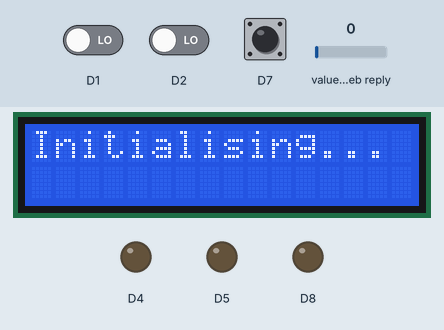
Recording of a sketch running on a simulated Arduino Uno R4 WiFi. Parts: 16×2 character LCD, output pins drawn as LEDs (lit = HIGH). The inputs (shaded band) are chosen by the test bench; at power-on: D7 HIGH, D1 LOW, D2 LOW, value in the web reply 0. WiFi joins after 1.5 s; servers stay silent unless stated; storage starts empty; web services answer with replies made up by the test bench; what the sketch prints to the serial monitor is not drawn.

Above: at 1.1 s.
At 18.9 s:
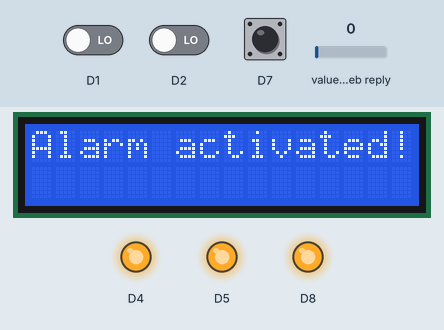
19.0 s: D7 pulled LOW for 3.2 s
At 20.0 s:
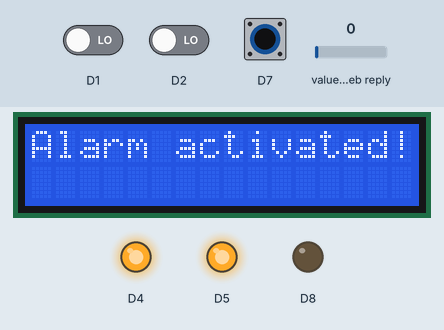
At 22.6 s:
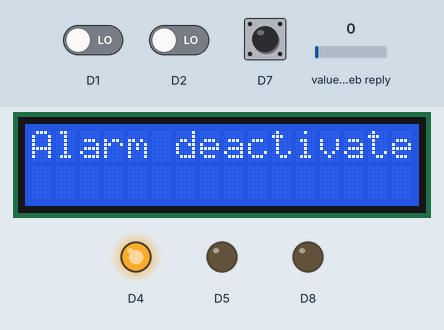
Timing chart, 0 to 24.1 s (numbered marks = the images above; inputs shaded):
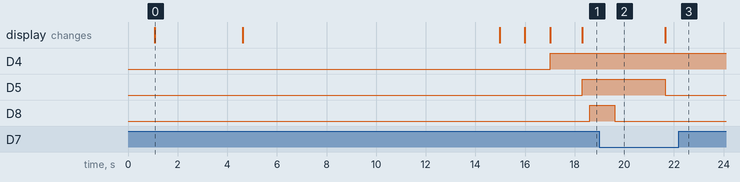

Measured:
- after the input at 19.0 s, D5: HIGH → LOW after 2.6 s; D8: goes on until 19.6 s, then stays LOW
- what the display in image 0 shows lasts 3.5 s, from 1.1 s to 4.6 s

The sketch:

WiFiFireAlarm.ino
```cpp
#include "WiFiFireAlarm.h"
#include "Alarm.h"
#include "Global.h"
#include "WiFiS3.h"

Alarm alarm(Pins::FLAME_SENSOR, Pins::GAS_SENSOR, Pins::BUZZER, Pins::RED_LED);

void setup()
{
  // Start serialisation
  Serial.begin(Config::SERIAL_BAUD_RATE);

  // Pins
  pinMode(Pins::GREEN_LED, OUTPUT);

  // Initialisation
  display.begin();
  display.showStatus(INITIALISING);
  wifiManager.begin();

  // Give the WiFI Manager a chance to initiate properly
  delay(10000);
  thingSpeakManager.begin();
  sdManager.begin();
  display.showStatus(INITIALISED);
  display.clear();
  logger.print("Ready.");
}

void loop()
{
  if (wifiManager.isConnected()) digitalWrite(Pins::GREEN_LED, HIGH);
  alarm.checkAndActivate();
  delay(Config::MAIN_LOOP_DELAY);
}
```

Alarm.cpp
```cpp
#include "Alarm.h"
#include "Global.h"
#include "WiFiFireAlarm.h"

Alarm::Alarm(int flamePin, int gasPin, int buzzerPin, int redLedPin)
    : flamePin(flamePin), gasPin(gasPin), buzzerPin(buzzerPin),
      redLedPin(redLedPin), isActive(false), flameDetected(false), gasDetected(false) {
    pinMode(flamePin, INPUT);
    pinMode(gasPin, INPUT);
    pinMode(buzzerPin, OUTPUT);
    pinMode(redLedPin, OUTPUT);
    pinMode(Pins::BUTTON, INPUT_PULLUP);
}

unsigned long lastThingSpeakFetchTime = 0;
const unsigned long fetchInterval = 15000;

// Default muted and override values
bool fireAlarmOverride = false;
bool isMuted = false;

void Alarm::checkAndActivate() {
  // Read ThingSpeak data every 15 seconds
    unsigned long currentMillis = millis();
    if (currentMillis - lastThingSpeakFetchTime >= fetchInterval) {
        lastThingSpeakFetchTime = currentMillis;
        ThingSpeakData data = wifiManager.retrieveDataFromThingSpeak();

        // Set fields based on data
        isMuted = data.field3.toFloat() == 1.0f;
        fireAlarmOverride = data.field4.toFloat() == 1.0f;
    }

    // Deactivate alarm when button pressed
    if (digitalRead(Pins::BUTTON) == LOW) deactivate();

    if (!isActive) {
        // Set flame and/or gas detected to true if sensor active
        flameDetected = (digitalRead(flamePin) == LOW);
        gasDetected = (digitalRead(gasPin) == LOW);

        // Activate/deactivate from dashboard
        if (fireAlarmOverride) activate();
        else deactivate();

        // Activate/deactivate based on sensor values
        if (flameDetected || gasDetected) activate();
    }

    if (isActive) soundAlarm();
}

void Alarm::activate() {
    // Run when first activated
    if (!isActive) {
        logger.print("Alarm activated!");
        isActive = true;
        digitalWrite(redLedPin, HIGH);

        // Field 1: Flame
        // Field 2: Gas
        // Field 3: Muted
        // Field 4: Active
        // Field 5: Network Status
        thingSpeakManager.sendFields({
          {1, flameDetected ? 1.0f : 0.0f},
          {2, gasDetected ? 1.0f : 0.0f},
          {4, 1.0f},
          {5, 1.0f}
        });
    }
}

void Alarm::deactivate() {
    if (isActive) {
        logger.print("Alarm deactivated.");
        isActive = false;
        flameDetected = false;
        gasDetected = false;

        // Turn off red LED and Buzzer
        digitalWrite(redLedPin, LOW);
        digitalWrite(buzzerPin, LOW);

        // There needs to be fifteen seconds between POST requests for ThingSpeak so a delay 15000ms is set to be safe
        delay(15000);
        thingSpeakManager.sendFields({
            {1, 0.0f},
            {2, 0.0f},
            {4, 0.0f},
            {5, 1.0f}
        });
  }
}

void Alarm::soundAlarm() {
    if (isActive) {
        // If muted activate red flashing lights else activate buzzing alarm
        if (isMuted) {
          digitalWrite(redLedPin, HIGH);
          delay(500);
          digitalWrite(redLedPin, LOW);
          delay(100);
        } else {
          // Make sure red LED is on
          digitalWrite(redLedPin, HIGH);
          digitalWrite(buzzerPin, HIGH);
          delay(1000);
          digitalWrite(buzzerPin, LOW);
          delay(1000);
        }
    }
}
```

Alarm.h
```cpp
#ifndef ALARM_H
#define ALARM_H

class Alarm
{
private:
    const int flamePin;
    const int gasPin;
    const int buzzerPin;
    const int redLedPin;
    bool isActive;
    bool flameDetected;
    bool gasDetected;

    void soundAlarm();

public:
    Alarm(int flamePin, int gasPin, int buzzerPin, int redLedPin);

    void checkAndActivate();
    void activate();
    void deactivate();

    // Helper getter functions
    bool isFlameDetected() const { return flameDetected; }
    bool isGasDetected() const { return gasDetected; }
    bool getAlarmStatus() const { return isActive; }
};

#endif
```

DisplayManager.cpp
```cpp
#include "DisplayManager.h"
#include <Wire.h>

DisplayManager::DisplayManager() : _lcd(0x27, 16, 2) {}

void DisplayManager::begin() {
    Wire.begin();
    _lcd.init();
    _lcd.backlight();
    _lcd.clear();
}

void DisplayManager::clear() {
    delay(1000);
    _lcd.clear();
}

void DisplayManager::showMessage(const char* message, int row) {
    _lcd.clear();
    _lcd.setCursor(0, row);
    _lcd.print(message);
}

void DisplayManager::showValue(float value, int row) {
    _lcd.setCursor(0, row);
    _lcd.print(value);
}

void DisplayManager::showError(const char* error, int errorCode) {
    clear();
    _lcd.setCursor(0, 0);
    _lcd.print("Error: ");
    _lcd.print(error);
    _lcd.setCursor(0, 1);
    _lcd.print("Code: ");
    _lcd.print(errorCode);
}

void DisplayManager::showStatus(DisplayStatus status, float value) {
    clear();
    showMessage(getStatusMessage(status), 0);
    if (value != 0) {
        showValue(value, 1);
    }
}

const char* DisplayManager::getStatusMessage(DisplayStatus status) {
    switch (status) {
        case INITIALISING: return "Initialising...";
        case INITIALISED: return "Initialised";
        default: return "Unknown Status";
    }
}
```

DisplayManager.h
```cpp
#ifndef DISPLAY_MANAGER_H
#define DISPLAY_MANAGER_H

#include <LiquidCrystal_I2C.h>

enum DisplayStatus {
    INITIALISING,
    INITIALISED,
};

class DisplayManager {
private:
    LiquidCrystal_I2C _lcd;

    const char* getStatusMessage(DisplayStatus status);

public:
    DisplayManager();
    void begin();
    void clear();
    void showMessage(const char* message, int row = 0);
    void showValue(float value, int row = 1);
    void showError(const char* error, int errorCode);
    void showStatus(DisplayStatus status, float value = 0);
};

#endif
```

Global.cpp
```cpp
#include "Global.h"

#define CHIP_SELECT_PIN 10

SDCardManager sdManager(CHIP_SELECT_PIN);
DisplayManager display;
WiFiManager wifiManager(Config::WIFI_SSID, Config::WIFI_PASSWORD);
ThingSpeakManager thingSpeakManager(Config::CHANNEL_NUMBER, Config::WRITE_API_KEY, Config::READ_API_KEY, wifiManager);
Logger logger;
```

Global.h
```cpp
#ifndef GLOBAL_H
#define GLOBAL_H

#include "DisplayManager.h"
#include "SDCardManager.h"
#include "WiFiManager.h"
#include "ThingSpeakManager.h"
#include "Logger.h"

extern DisplayManager display;
extern SDCardManager sdManager;
extern WiFiManager wifiManager;
extern ThingSpeakManager thingSpeakManager;
extern Logger logger;

#endif
```

Logger.cpp
```cpp
#include <Arduino.h>
#include "Logger.h"
#include "Global.h"

Logger::Logger() {}

void Logger::print(const char* logMessage) {
    Serial.println(logMessage);
    display.showMessage(logMessage, 0);
    sdManager.writeLog("LOG.txt", logMessage);
}
```

Logger.h
```cpp
#ifndef LOGGER_H
#define LOGGER_H

#include <Arduino.h>

class Logger {
public:
    Logger();
    void print(const char* logMessage);
};

#endif
```

SDCardManager.cpp
```cpp
#include "SDCardManager.h"
#include "Global.h"

SDCardManager::SDCardManager(uint8_t chipSelectPin) : _chipSelectPin(chipSelectPin) {}

void SDCardManager::begin() {
   if (SD.begin(_chipSelectPin)) logger.print("SD card initialised.");
   else logger.print("SD card initialisation failed.");
}

bool SDCardManager::writeLog(const char* filename, const String& logMessage) {
    File file = SD.open(filename, FILE_WRITE);
    if (!file) {
        return false;
    }

    // Time in milliseconds since startup
    unsigned long currentTime = millis();
    String logWithTime = String("[") + currentTime + "] " + logMessage;

    file.println(logWithTime);
    file.close();
    return true;
}

String SDCardManager::readLog(const char* filename) {
    File file = SD.open(filename, FILE_READ);
    if (!file) {
        return "";
    }

    String content = "";
    while (file.available()) {
        content += char(file.read());
    }
    file.close();
    return content;
}
```

SDCardManager.h
```cpp
#ifndef SDCARDMANAGER_H
#define SDCARDMANAGER_H

#include <SD.h>
#include <SPI.h>

class SDCardManager {
private:
    uint8_t _chipSelectPin;

public:
    SDCardManager(uint8_t chipSelectPin);

    void begin();
    bool writeLog(const char* filename, const String& logMessage);
    String readLog(const char* filename);
};

#endif
```

ThingSpeakManager.cpp
```cpp
#include "ThingSpeakManager.h"
#include "Global.h"

ThingSpeakManager::ThingSpeakManager(unsigned long channelNumber, const char* writeAPIKey, const char* readAPIKey, WiFiManager& wifiManager)
    : _channelNumber(channelNumber),
      _writeAPIKey(writeAPIKey),
      _readAPIKey(readAPIKey),
      _wifiManager(wifiManager) {}

void ThingSpeakManager::begin() {
    if (_wifiManager.isConnected()) {
        Serial.println("Initialising ThingSpeak...");
        ThingSpeak.begin(_wifiManager.getClient());
        Serial.println("ThingSpeak initialised.");

        // Set network status to 1 when initialised
        thingSpeakManager.sendFields({{5, 1.0f}});
    } else {
        Serial.println("WiFi is not connected. Cannot initialise ThingSpeak.");
    }
}

void ThingSpeakManager::sendFields(const std::map<int, float>& fields) {
    for (const auto& field : fields) {
        ThingSpeak.setField(field.first, field.second);
    }
   ThingSpeak.writeFields(_channelNumber, _writeAPIKey);
}

float ThingSpeakManager::readField(int fieldNumber) {
    float value = ThingSpeak.readFloatField(_channelNumber, fieldNumber);
    return value;
}
```

ThingSpeakManager.h
```cpp
#pragma once
#include "Arduino.h"
#include "ThingSpeak.h"
#include "WiFiFireAlarm.h"
#include "WiFiManager.h"
#include <map>

class ThingSpeakManager {
private:
    unsigned long _channelNumber;
    const char* _writeAPIKey;
    const char* _readAPIKey;
    WiFiManager& _wifiManager;

public:
    ThingSpeakManager(unsigned long channelNumber, const char* writeAPIKey, const char* readAPIKey, WiFiManager& wifiManager);
    void begin();
    void sendFields(const std::map<int, float>& fields);
    float readField(int fieldNumber);
};
```

WiFiFireAlarm.h
```cpp
#ifndef WIFI_FIRE_ALARM_H
#define WIFI_FIRE_ALARM_H

#include <Arduino.h>

namespace Pins
{
    const int FLAME_SENSOR = 1;
    const int GAS_SENSOR = 2;
    const int BUZZER = 8;
    const int RED_LED = 5;
    const int GREEN_LED = 4;
    const int BUTTON = 7;
}

namespace Config
{
    static const char *WIFI_SSID = "";
    static const char *WIFI_PASSWORD = "";
    static unsigned long CHANNEL_NUMBER = 2762893;
    static const char *READ_API_KEY = "";
    static const char *WRITE_API_KEY = "";
    const int SERIAL_BAUD_RATE = 9600;
    const int WIFI_MAX_ATTEMPTS = 10;
    const int INITIAL_BLINK_DURATION = 2000;
    const int ALARM_SOUND_DURATION = 500;
    const int MAIN_LOOP_DELAY = 1000;
}

#endif
```

WiFiManager.cpp
```cpp
#include "WiFiManager.h"
#include <ArduinoJson.h>
#include "Global.h"

WiFiManager::WiFiManager(const char* ssid, const char* password)
    : _ssid(ssid), _password(password), _attempts(0), _connectionFailed(false) {}

void WiFiManager::begin() {
    // Only try to connect so many times before giving up
    if (_connectionFailed) {
        Serial.println("Max connection attempts reached. No further attempts.");
        return;
    }

    // Flash LED before attempting connection
    blinkLEDBeforeConnection();
    Serial.println("Connecting to WiFi...");
    WiFi.begin(_ssid, _password);

    // Blink LED while attempting to connect
    blinkLED(true);

    // Retry connection a limited number of times
    while (WiFi.status() != WL_CONNECTED && _attempts < 10) {
        delay(500);
        _attempts++;
    }

    blinkLED(false);

    if (WiFi.status() == WL_CONNECTED) logger.print("Connected to WiFi!");
    else {
        // Set to failed after so many attempts
        logger.print("Failed to connect to WiFi.");
        _connectionFailed = true;
    }
}

bool WiFiManager::isConnected() {
    return WiFi.status() == WL_CONNECTED;
}

void WiFiManager::blinkLED(bool isBlinking) {
    if (isBlinking) {
        while (!isConnected()) {
            digitalWrite(LED_BUILTIN, HIGH);
            delay(250);
            digitalWrite(LED_BUILTIN, LOW);
            delay(250);
        }
    } else {
        digitalWrite(LED_BUILTIN, WiFi.status() == WL_CONNECTED ? HIGH : LOW);
    }
}

void WiFiManager::blinkLEDBeforeConnection() {
    unsigned long startTime = millis();
    while (millis() - startTime < 2000) {
        digitalWrite(LED_BUILTIN, HIGH);
        delay(250);
        digitalWrite(LED_BUILTIN, LOW);
        delay(250);
    }
}

WiFiClient& WiFiManager::getClient() {
    return _client;
}

bool isHexadecimal(char c) {
    return (c >= '0' && c <= '9') || (c >= 'A' && c <= 'F') || (c >= 'a' && c <= 'f'); }

// The ThingSpeak library was having issues reading fields so I had to interface with the API manually
ThingSpeakData WiFiManager::retrieveDataFromThingSpeak() {
    ThingSpeakData data;

    // If not connected return null data
    if (!isConnected()) return data;

    // Connect to ThingSpeak api
    if (!_client.connect("api.thingspeak.com", 80)) return data;

    // Request public feed data
    _client.print("GET /channels/2762893/feeds.json?results=1 HTTP/1.1\r\n"
                  "Host: api.thingspeak.com\r\n"
                  "Connection: close\r\n\r\n");

    unsigned long timeout = millis();
    while (_client.available() == 0) {
        if (millis() - timeout > 5000) {
            _client.stop();
            return data;
        }
    }

    // Parse the data with the arduino json library
    String jsonResponse;
    bool isJsonPart = false;
    while (_client.available()) {
        String line = _client.readStringUntil('\n');
        if (line == "\r") {
            isJsonPart = true;
        } else if (isJsonPart && !(line.length() > 0 && isHexadecimal(line[0]))) {
            jsonResponse += line;
        }
    }

    // Close the client as it is no longer needed
    _client.stop();

    const size_t capacity = JSON_OBJECT_SIZE(3) + JSON_OBJECT_SIZE(10) + JSON_ARRAY_SIZE(1) + 500;
    DynamicJsonDocument doc(capacity);

    // Convert json into an object
    if (deserializeJson(doc, jsonResponse)) return data;

    // If the feed is empty return current state of data;
    if (doc["feeds"].size() == 0) return data;

    // Extract the individual fields and return the value or null
    JsonObject feed = doc["feeds"][0];
    data.field1 = feed["field1"] | "null";
    data.field2 = feed["field2"] | "null";
    data.field3 = feed["field3"] | "null";
    data.field4 = feed["field4"] | "null";
    data.field5 = feed["field5"] | "null";

    return data;
}
```

WiFiManager.h
```cpp
#pragma once
#include "Arduino.h"
#include "WiFiFireAlarm.h"
#include <WiFiS3.h>

struct ThingSpeakData {
    String field1; // Flame
    String field2; // Gas
    String field3; // Muted
    String field4; // Active
    String field5; // Network Status
};

class WiFiManager {
private:
    const char* _ssid;
    const char* _password;
    unsigned int _attempts;
    bool _connectionFailed;
    WiFiClient _client;

    void blinkLED(bool isBlinking);
    void blinkLEDBeforeConnection();

public:
    WiFiManager(const char* ssid, const char* password);
    void begin();
    bool isConnected();
    WiFiClient& getClient();
    ThingSpeakData retrieveDataFromThingSpeak();
};
```
